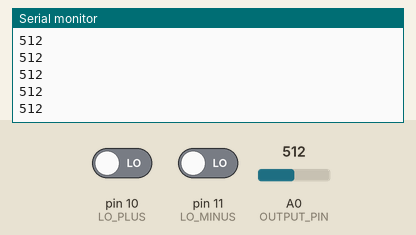
Simulated run of this sketch. Board: Arduino Uno, built with avr-gcc and run on an emulated ATmega328P. Parts: the last lines printed to the serial monitor. Inputs (shaded band) come from the test bench; at power-on: A0 (OUTPUT_PIN) = 512, pin 10 (LO_PLUS) LOW, pin 11 (LO_MINUS) LOW.

Above: at 1.2 s.
1.3 s: A0 (OUTPUT_PIN) set to 716
At 2.1 s:
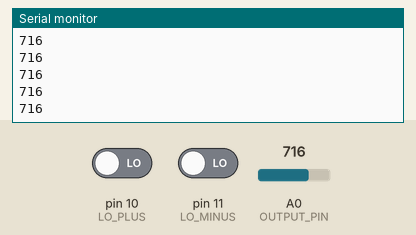
2.8 s: pin 10 (LO_PLUS) driven HIGH
At 3.8 s:
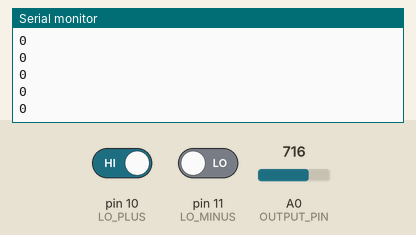
4.3 s: pin 10 (LO_PLUS) driven LOW
5.8 s: A0 (OUTPUT_PIN) set to 900
At 6.4 s:
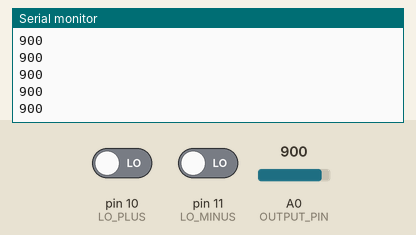
Timing chart, 0 to 8.3 s (numbered marks = the images above; inputs shaded):
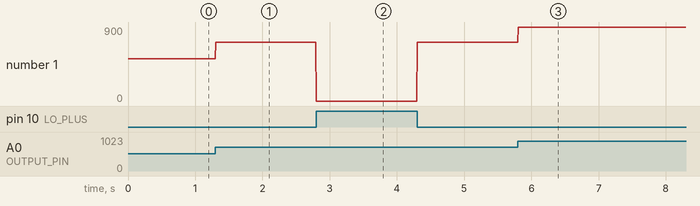

Measured:
- after the input at 1.3 s, the serial monitor: prints a new line at once (image 1)
- after the input at 2.8 s, the serial monitor: prints a new line at once (image 2)
- after the input at 5.8 s, the serial monitor: prints a new line at once (image 3)
- plotted number 1: 512 → 716 after the input at 1.3 s, 716 → 0 after the input at 2.8 s, 716 → 900 after the input at 5.8 s

The sketch:

example.ino
```cpp
// Reads raw ECG samples from the AD8232 on A0, detects leads-off via two digital pins, and streams values to the Serial Plotter at ~200 Hz.
//
// Buy this module: https://shillehtek.com/products/ad8232-ecg-module-heart-rate-sensor-kit
// Full manual: https://shillehtek.com/blogs/shillehtek-product-manuals/ad8232-ecg-module-heart-rate-ecg-monitoring-sensor-kit-manual
// More examples: https://github.com/shillehbean/shillehtek-examples
//

// AD8232 ECG Module - Arduino Example
// Prints raw ECG samples for the Arduino Serial Plotter.
// OUTPUT -> A0, LO+ -> D10, LO- -> D11

const int OUTPUT_PIN = A0;
const int LO_PLUS    = 10;
const int LO_MINUS   = 11;

void setup() {
  Serial.begin(9600);
  pinMode(LO_PLUS,  INPUT);
  pinMode(LO_MINUS, INPUT);
}

void loop() {
  // Leads-off detection: either line goes HIGH when an electrode is disconnected
  if (digitalRead(LO_PLUS) == HIGH || digitalRead(LO_MINUS) == HIGH) {
    Serial.println(0);   // Plot a flat line while leads are off
  } else {
    int ecg = analogRead(OUTPUT_PIN);  // 0 - 1023 on Arduino
    Serial.println(ecg);
  }

  // ~200 Hz sample rate
  delay(5);
}
```
